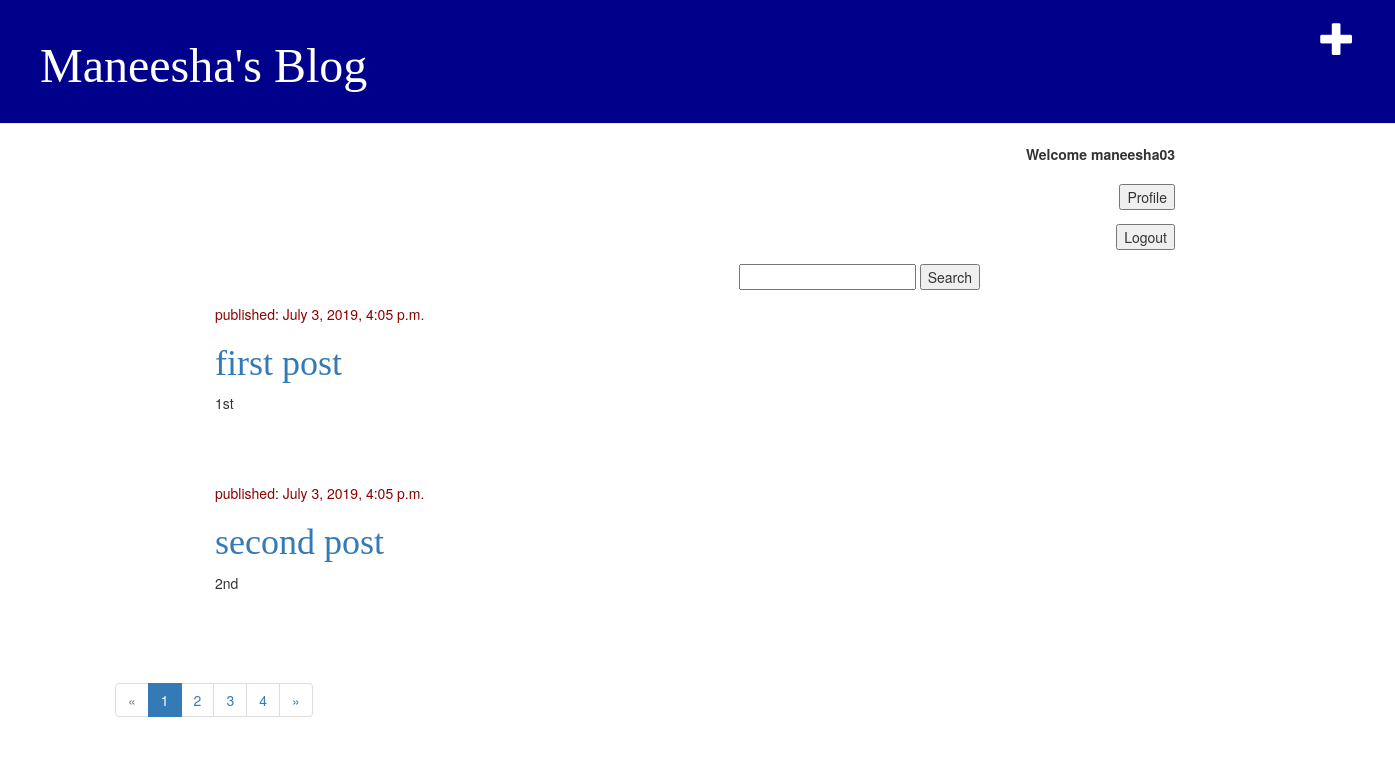
Page /post/ (signed in) on the committed database.
### blog/models.py (models this page shows, shortened)
class Post(models.Model):
    author = models.ForeignKey(settings.AUTH_USER_MODEL, on_delete=models.CASCADE)
    title = models.CharField(max_length=200)
    text = models.TextField()
    created_date = models.DateTimeField(default=timezone.now)
    published_date = models.DateTimeField(blank=True, null=True)

### blog/views.py (the view)
# urls.py: path('post/', views.post_list, name='post_list'),
@login_required(login_url='/login/')
def post_list(request):
  a=request.user.is_authenticated
  print(a)
  if request.user.is_authenticated:
        user_list=Post.objects.all()
        superusers = User.objects.filter(is_superuser=True)
        if request.user not in superusers:
           s=Post.objects.filter(Q(author= request.user))
           user_list=s
        else:
           user_list=Post.objects.all()
        if "title" in request.GET:
           title = request.GET.get('title', None)
           title_list = title.split(' ')
           q =s.filter(Q(title__icontains=title)|Q(text__icontains=title))
           user_list=q
        page = request.GET.get('page', 1)
        paginator = Paginator(user_list, 2)
        print(paginator)
        try:
            posts = paginator.page(page)
        except PageNotAnInteger:
            posts = paginator.page(1)
        except EmptyPage:
            posts = paginator.page(paginator.num_pages)
        return render(request, 'blog/post_list.html',{'posts': posts})
  else:
    print("hii")
    return HttpResponseNotFound("hello")

### blog/templates/blog/post_list.html (shortened to what this page needs)
{% extends 'blog/base.html' %}
        {% block content %}
{% if user.is_authenticated %}
    <div class="content container">
            <div class="row">
                <div class="col-md-10">
   <p style="float:right"><b>Welcome {{request.user.username}}</b></p>
   <br><br>
   <form action="http://127.0.0.1:8000/profile/" style="float:right">
   <input type="submit" value="Profile" />
   </form>
   <br><br>
   <form action="http://127.0.0.1:8000/logout/" style="float:right">
    <input type="submit" value="Logout" />
   </form>
 </div>
</div>
</div>
<div class="content container">
            <div class="row">
                <div class="col-md-8">
       <form action="" style="float:right" method="GET">
  <input type="text" name="title" id="title">
  <input type="submit" value="Search">
</form>
</div>
</div>
</div>
<div class="content container">
            <div class="row">
                <div class="col-6">
          {% for post in posts %}
                <div class="post">
                    <div class="date">
                        <p>published: {{ post.published_date }}</p>
                    </div>
                    <h1><a href="{% url 'post_detail' pk=post.pk %}">{{ post.title }}</a></h1>
                    <p>{{ post.text|linebreaksbr }}</p>
                </div>
            {% endfor %}
</div>
</div>
</div>
{% if posts.has_other_pages %}
  <ul class="pagination">
    {% if posts.has_previous %}
      <li><a href="?page={{ posts.previous_page_number }}">&laquo;</a></li>
    {% else %}
      <li class="disabled"><span>&laquo;</span></li>
    {% endif %}
    {% for i in posts.paginator.page_range %}
      {% if posts.number == i %}
        <li class="active"><span>{{ i }} <span class="sr-only">(current)</span></span></li>
      {% else %}
        <li><a href="?page={{ i }}">{{ i }}</a></li>
      {% endif %}
    {% endfor %}
    {% if posts.has_next %}
      <li><a href="?page={{ posts.next_page_number }}">&raquo;</a></li>
    {% else %}
      <li class="disabled"><span>&raquo;</span></li>
    {% endif %}
  </ul>
{% endif %}
      {% endif %}
    {% endblock %}

### blog/static/css/blog.css (style rules this page uses)
.content { margin-left: 100px; }
h1, h2, h3, h4 { font-family: ' serif'; }
.date { color: #8B0000; }
.post { margin-bottom: 70px; }

### rows in the picture
Post: published_date "July 3, 2019, 4:05 p.m.", title "first post", text "1st"
Post: published_date "July 3, 2019, 4:05 p.m.", title "second post", text "2nd"

### other values in the picture
{{ request.user.username }} "maneesha03"
{{ i }} "1"
{{ i }} "2" "3" "4"
